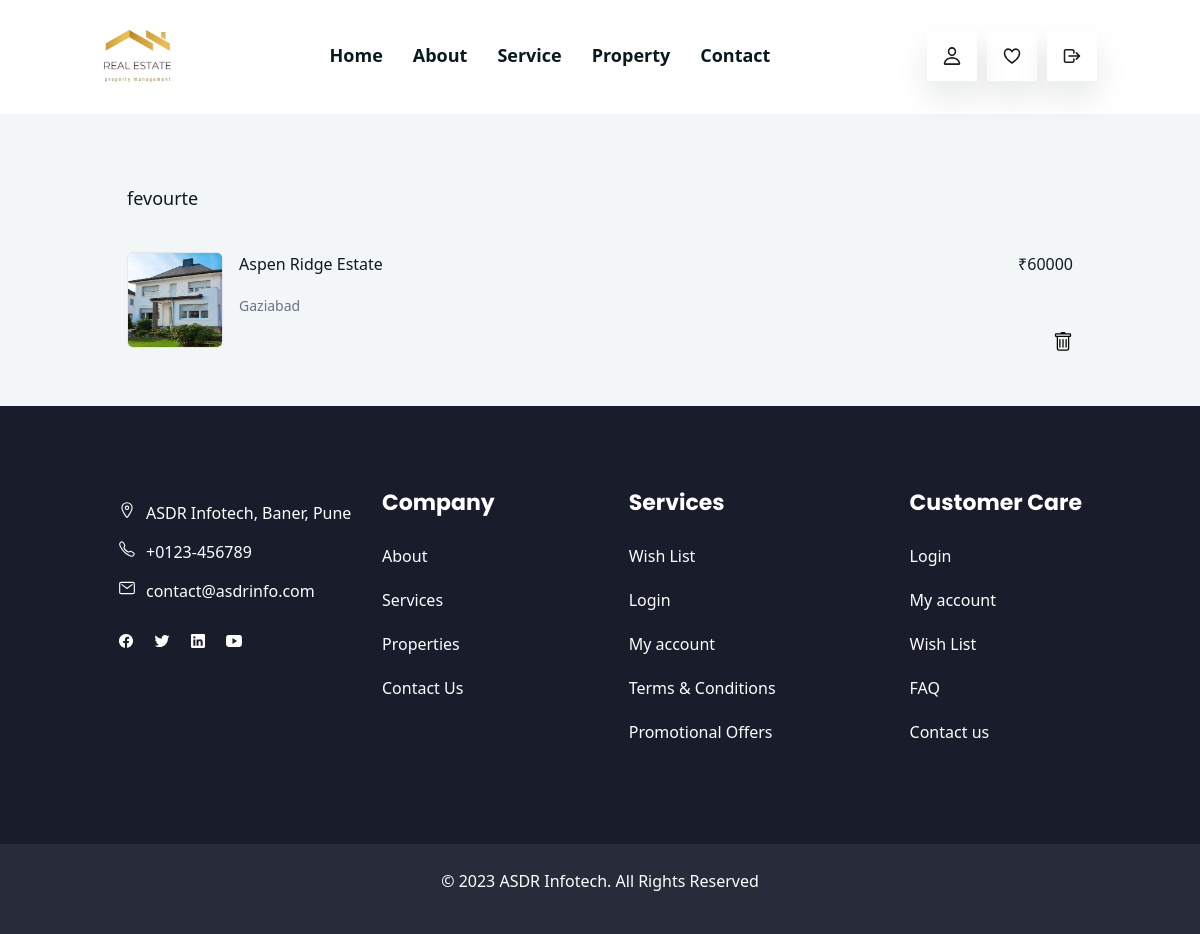
The app's page /afterUsersLogin/showFev.php (signed in) with its own data.
### tables this page shows
CREATE TABLE `fev` (
  `id` int(20) NOT NULL,
  `srno` int(20) NOT NULL,
  `userid` int(20) NOT NULL,
  `sellername` varbinary(50) NOT NULL,
  `city` varchar(20) NOT NULL,
  `ptype` varchar(20) NOT NULL,
  `pname` varchar(50) NOT NULL,
  `plocation` varchar(30) NOT NULL,
  `sqft` float NOT NULL,
  `bhk` int(10) NOT NULL,
  `age` varchar(20) NOT NULL,
  `furnishing` varchar(20) NOT NULL,
  `floor` int(20) NOT NULL,
  `tfloor` int(20) NOT NULL,
  `pdescribe` text NOT NULL,
  `prise` varchar(50) NOT NULL,
  `available` date NOT NULL,
  `img` varchar(50) NOT NULL,
  `addedon` timestamp NOT NULL DEFAULT current_timestamp()
);

### afterUsersLogin/showFev.php (the view, shortened to what this page needs)
<?php
$userId = $_SESSION['userid'];
?>
<?php
include '../_dbconnect.php';
?>
<!DOCTYPE html>
<html lang="en">
<head>
    <link rel="stylesheet" href="../assets/css/style.css">
    <link href="https://unpkg.com/tailwindcss@^2/dist/tailwind.min.css" rel="stylesheet">
</head>
<body>
    <header class="header" data-header>
        <div class="header-bottom">
            <div class="container">
                <a href="#" class="logo">
                    <img src="../assets/images/cLogo.png" width="70px" height="50px" alt="Homeverse logo">
                </a>
                <nav class="navbar" data-navbar>
                    <div class="navbar-bottom">
                        <ul class="navbar-list">
                            <li>
                                <a href="indexLoginUser.php" class="navbar-link" data-nav-link>Home</a>
                            </li>
                            <li>
                                <a href="about.php" class="navbar-link" data-nav-link>About</a>
                            </li>
                            <li>
                                <a href="services.php" class="navbar-link" data-nav-link>Service</a>
                            </li>
                            <li>
                                <a href="properties.php" class="navbar-link" data-nav-link>Property</a>
                            </li>
                            <li>
                                <a href="contact.php" class="navbar-link" data-nav-link>Contact</a>
                            </li>
                        </ul>
                    </div>
                </nav>
                <div class="header-bottom-actions">
                    <div class="dropdown">
                        <button class="header-bottom-actions-btn" aria-label="Profile">
                            <ion-icon name="person-outline"></ion-icon>
                        </button>
                    </div>
                    <button class="header-bottom-actions-btn" id="fevButton" aria-label="Cart">
                        <a href="showFev.php">
                            <ion-icon name="heart-outline"></ion-icon>
                        </a>
                    </button>
                    <button class="header-bottom-actions-btn" aria-label="Logout"
                        onclick="location.href='../_logout.php';">
                        <ion-icon name="log-out-outline"></ion-icon>
                    </button>
                </div>
            </div>
        </div>
    </header>
    <section class="service" id="service" style="padding-block: 30px">
        <div class="container">
            <div class="product-box">
                <div class="flex-1 overflow-y-auto px-4 py-6 sm:px-6">
                    <div class="flex items-start justify-between">
                        <h2 class="text-lg font-medium text-gray-900" id="slide-over-title">
                            fevourte</h2>
                    </div>
                    <div class="mt-8">
                        <div class="flow-root">
                            <ul role="list" class="-my-6 divide-y divide-gray-200">
                                <?php
                                $selectFev = "SELECT * FROM fev WHERE userid = $userId";
                                $querySelectFev = mysqli_query($conn, $selectFev);
                                while ($row = mysqli_fetch_assoc($querySelectFev)) {
                                    $srno = $row['srno'];
                                    $pname = $row['pname'];
                                    $city = $row['city'];
                                    $price = $row['prise'];
                                    echo '
                                <li class="flex py-6">
                                <div
                                    class="h-24 w-24 flex-shrink-0 overflow-hidden rounded-md border border-gray-200">
                                    <img src="../assets/images/property-1.jpg"
                                        alt="Salmon orange fabric pouch with match zipper, gray zipper pull, and adjustable hip belt."
                                        class="h-full w-full object-cover object-center">
                                </div>
                                <div class="ml-4 flex flex-1 flex-col">
                                    <div>
                                        <div class="flex justify-between text-base font-medium text-gray-900">
                                            <h3>
                                                <a href="bookProperty.php?srno=' . $srno . '">' . $pname . '</a>
                                            </h3>
                                            <p class="ml-4">₹' . $price . '</p>
                                        </div>
                                        <p class="mt-1 text-sm text-gray-500">' . $city . '</p>
                                    </div>
                                    <div class="flex flex-1 items-end justify-between text-sm">
                                        <p class="text-gray-500"></p>
                                        <a href="deleteFev.php?srno=' . $srno . '&userid=' . $userId . '">
                                        <div class="flex">
                                            <img src="../assets/images/trash.svg" width="20px"
                                                height="20px" alt="">
                                        </div>
                                        </a>
                                    </div>
                                </div>
                            </li>
                                ';
                                }
                                ?>
                            </ul>
                        </div>
                    </div>
                </div>
            </div>
        </div>
    </section>
    <footer class="footer">
        <div class="footer-top">
            <div class="container">
                <div class="footer-brand">
                    <ul class="contact-list">
                        <li>
                            <a href="#" class="contact-link">
                                <ion-icon name="location-outline"></ion-icon>
                                <address>ASDR Infotech, Baner, Pune</address>
                            </a>
                        </li>
                        <li>
                            <a href="tel:+0123456789" class="contact-link">
                                <ion-icon name="call-outline"></ion-icon>
                                <span>+0123-456789</span>
                            </a>
                        </li>
                        <li>
                            <a href="mailto:contact@homeverse.com" class="contact-link">
                                <ion-icon name="mail-outline"></ion-icon>
                                <span>contact@asdrinfo.com</span>
                            </a>
                        </li>
                    </ul>
                    <ul class="social-list">
                        <li>
                            <a href="#" class="social-link">
                                <ion-icon name="logo-facebook"></ion-icon>
                            </a>
                        </li>
                        <li>
                            <a href="#" class="social-link">
                                <ion-icon name="logo-twitter"></ion-icon>
                            </a>
                        </li>
                        <li>
                            <a href="https://www.linkedin.com/company/asdr-infotech-pvt-ltd/mycompany/" target="_blank"
                                class="social-link">
                                <ion-icon name="logo-linkedin"></ion-icon>
                            </a>
                        </li>
                        <li>
                            <a href="#" class="social-link">
                                <ion-icon name="logo-youtube"></ion-icon>
                            </a>
                        </li>
                    </ul>
                </div>
                <div class="footer-link-box">
                    <ul class="footer-list">
                        <li>
                            <p class="footer-list-title">Company</p>
                        </li>
                        <li>
                            <a href="about.php" class="footer-link">About</a>
                        </li>
                        <li>
                            <a href="services.php" class="footer-link">Services</a>
                        </li>
                        <li>
                            <a href="properties.php" class="footer-link">Properties</a>
                        </li>
                        <li>
                            <a href="contact.php" class="footer-link">Contact Us</a>
                        </li>
                    </ul>
                    <ul class="footer-list">
                        <li>
                            <p class="footer-list-title">Services</p>
                        </li>
                        <li>
                            <a href="#" class="footer-link">Wish List</a>
                        </li>
                        <li>
                            <a href="#" class="footer-link">Login</a>
                        </li>
                        <li>
                            <a href="#" class="footer-link">My account</a>
                        </li>
                        <li>
                            <a href="#" class="footer-link">Terms & Conditions</a>
                        </li>
                        <li>
                            <a href="#" class="footer-link">Promotional Offers</a>
                        </li>
                    </ul>
                    <ul class="footer-list">
                        <li>
                            <p class="footer-list-title">Customer Care</p>
                        </li>
                        <li>
                            <a href="#" class="footer-link">Login</a>
                        </li>
                        <li>
                            <a href="#" class="footer-link">My account</a>
                        </li>
                        <li>
                            <a href="#" class="footer-link">Wish List</a>
                        </li>
                        <li>
                            <a href="#" class="footer-link">FAQ</a>
                        </li>
                        <li>
                            <a href="contact.php" class="footer-link">Contact us</a>
                        </li>
                    </ul>
                </div>
            </div>
        </div>
        <div class="footer-bottom">
            <div class="container">
                <p class="copyright">
                    &copy; 2023 <a href="https://asdrinfotech.com/" target="_blank">ASDR Infotech</a>. All Rights
                    Reserved
                </p>
            </div>
        </div>
    </footer>
</body>
</html>

### afterUsersLogin/showFev.php (style rules this page uses)
h2 { font-weight: 500; font-size: 1.5rem; margin-top: 1rem; margin-bottom: 0.5rem; }
p { margin-top: 0; margin-bottom: 1rem; }
.dropdown { position: relative; }

### records on screen
fev: pname "Aspen Ridge Estate", prise "60000", city "Gaziabad"
